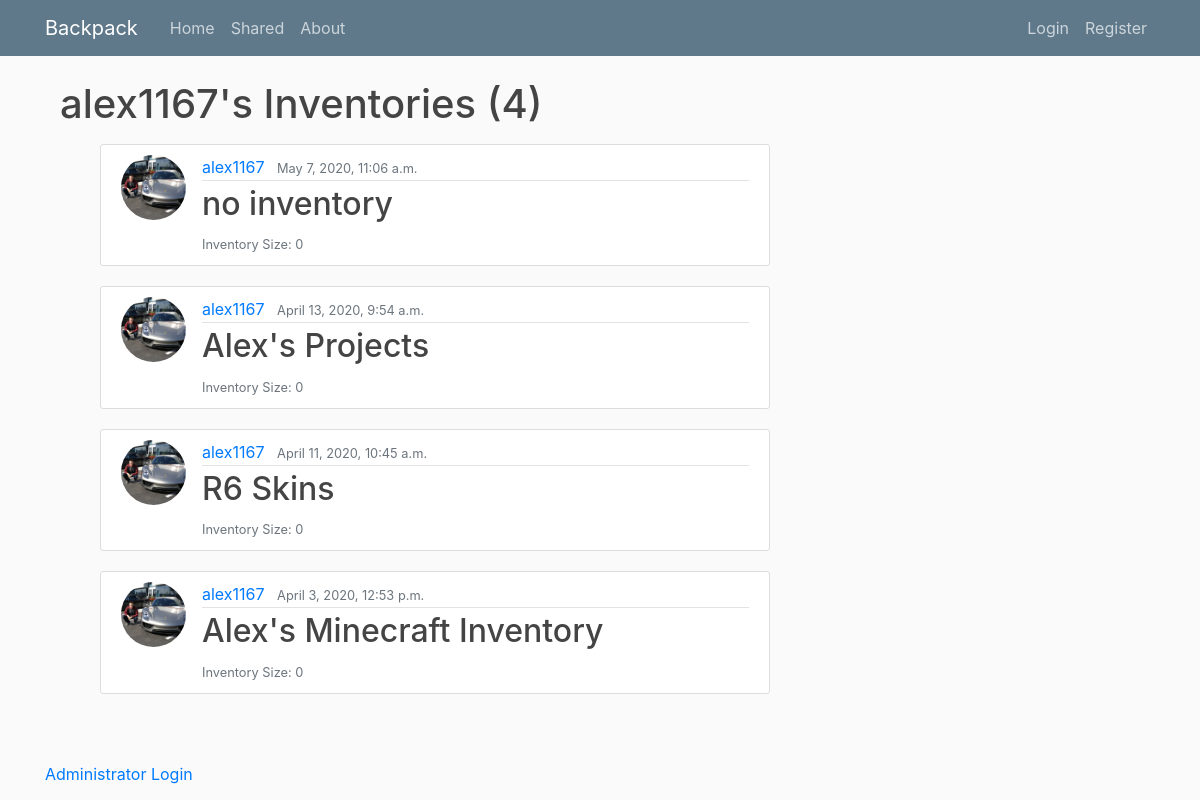
/user/alex1167, run on the app's committed database.
### inv_manage/models.py (models this page shows, shortened)
class Inventory(models.Model):
    name = models.CharField(max_length = 100)
    date_created = models.DateTimeField(auto_now_add = True)
    inv_size = models.IntegerField(default=0)
    author = models.ForeignKey(User, on_delete=models.CASCADE)

### users/models.py (models this page shows, shortened)
class Profile(models.Model):
    user = models.OneToOneField(User, on_delete=models.CASCADE)
    image = models.ImageField(default='profile_pics/default.jpg', upload_to='profile_pics')

### inv_manage/views.py (the view)
# urls.py: path('user/<str:username>', UserInvListView.as_view(), name='inv_manage-user_invs'),
class UserInvListView(ListView):
    model = Inventory
    template_name = 'inv_manage/user_invs.html'
    context_object_name = 'Inventories'
    paginate_by = 5
    def get_queryset(self):
        user = get_object_or_404(User, username=self.kwargs.get('username'))
        return Inventory.objects.filter(author=user).order_by('-date_created')

### inv_manage/templates/inv_manage/user_invs.html (shortened to what this page needs)
{% extends 'inv_manage/layout.html' %} {% block content %}
<h1 class="mb-3">{{ view.kwargs.username }}'s Inventories ({{ page_obj.paginator.count }})</h1>
<h2 class="center-align"></h3>
<ul class="collection">
  {% for inv in Inventories %}
    <article class="media content-section">
      <img class="rounded-circle article-img" src="{{ inv.author.profile.image.url }}">
      <div class="media-body">
        <div class="article-metadata">
          <a class="mr-2" href="{% url 'inv_manage-user_invs' inv.author.username %}">{{ inv.author }}</a>
          <small class="text-muted">{{ inv.date_created }}</small>
        </div>
        <h2><a class="article-title" href="{% url 'inv_manage-detail' inv.id %}">{{ inv.name }}</a></h2>
        <small class="text-muted">Inventory Size: {{ inv.inv_size }}</small>
      </div>
    </article>
  {% endfor %}
</ul>
{% endblock %}

### inv_manage/static/inv_manage/main.css (style rules this page uses)
body { background: #fafafa; color: #333333; margin-top: 5rem; }
h1, h2, h3, h4, h5, h6 { color: #444444; }
ul { margin: 0; }
.content-section { background: #ffffff; padding: 10px 20px; border: 1px solid #dddddd; border-radius: 3px; margin-bottom: 20px; }
.article-title { color: #444444; }
.article-img { height: 65px; width: 65px; margin-right: 16px; }
.article-metadata { padding-bottom: 1px; margin-bottom: 4px; border-bottom: 1px solid #e3e3e3; }

### data on the page
Inventory: author.profile.image (picture), author "alex1167", date_created "May 7, 2020, 11:06 a.m.", name "no inventory", inv_size "0"
Inventory: author.profile.image (picture), author "alex1167", date_created "April 13, 2020, 9:54 a.m.", name "Alex's Projects", inv_size "0"
Inventory: author.profile.image (picture), author "alex1167", date_created "April 11, 2020, 10:45 a.m.", name "R6 Skins", inv_size "0"
Inventory: author.profile.image (picture), author "alex1167", date_created "April 3, 2020, 12:53 p.m.", name "Alex's Minecraft Inventory", inv_size "0"

### other printed values
{{ view.kwargs.username }} "alex1167"
{{ page_obj.paginator.count }} "4"
